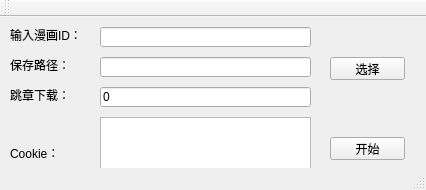
<?xml version="1.0" encoding="UTF-8"?>
<ui version="4.0">
 <class>BIlibiliComicClass</class>
 <widget class="QMainWindow" name="BIlibiliComicClass">
  <property name="geometry">
   <rect>
    <x>0</x>
    <y>0</y>
    <width>426</width>
    <height>190</height>
   </rect>
  </property>
  <property name="windowTitle">
   <string>BIlibiliComic</string>
  </property>
  <widget class="QWidget" name="centralWidget">
   <widget class="QLineEdit" name="savePathLineEdit">
    <property name="geometry">
     <rect>
      <x>100</x>
      <y>40</y>
      <width>211</width>
      <height>20</height>
     </rect>
    </property>
   </widget>
   <widget class="QPushButton" name="chooseSavePathBtn">
    <property name="geometry">
     <rect>
      <x>330</x>
      <y>40</y>
      <width>75</width>
      <height>23</height>
     </rect>
    </property>
    <property name="text">
     <string>选择</string>
    </property>
   </widget>
   <widget class="QLabel" name="label">
    <property name="geometry">
     <rect>
      <x>10</x>
      <y>40</y>
      <width>71</width>
      <height>16</height>
     </rect>
    </property>
    <property name="text">
     <string>保存路径：</string>
    </property>
   </widget>
   <widget class="QLineEdit" name="comicIDLineEdit">
    <property name="geometry">
     <rect>
      <x>100</x>
      <y>10</y>
      <width>211</width>
      <height>20</height>
     </rect>
    </property>
   </widget>
   <widget class="QLabel" name="label_2">
    <property name="geometry">
     <rect>
      <x>10</x>
      <y>10</y>
      <width>81</width>
      <height>16</height>
     </rect>
    </property>
    <property name="text">
     <string>输入漫画ID：</string>
    </property>
   </widget>
   <widget class="QLabel" name="label_3">
    <property name="geometry">
     <rect>
      <x>10</x>
      <y>70</y>
      <width>81</width>
      <height>16</height>
     </rect>
    </property>
    <property name="text">
     <string>跳章下载：</string>
    </property>
   </widget>
   <widget class="QLineEdit" name="jumpCapLineEdit">
    <property name="geometry">
     <rect>
      <x>100</x>
      <y>70</y>
      <width>211</width>
      <height>20</height>
     </rect>
    </property>
    <property name="text">
     <string>0</string>
    </property>
   </widget>
   <widget class="QPushButton" name="startWorkBtn">
    <property name="geometry">
     <rect>
      <x>330</x>
      <y>120</y>
      <width>75</width>
      <height>23</height>
     </rect>
    </property>
    <property name="text">
     <string>开始</string>
    </property>
   </widget>
   <widget class="QTextEdit" name="cookieTextEdit">
    <property name="geometry">
     <rect>
      <x>100</x>
      <y>100</y>
      <width>211</width>
      <height>61</height>
     </rect>
    </property>
   </widget>
   <widget class="QLabel" name="label_4">
    <property name="geometry">
     <rect>
      <x>10</x>
      <y>130</y>
      <width>54</width>
      <height>12</height>
     </rect>
    </property>
    <property name="text">
     <string>Cookie：</string>
    </property>
   </widget>
  </widget>
  <widget class="QMenuBar" name="menuBar">
   <property name="geometry">
    <rect>
     <x>0</x>
     <y>0</y>
     <width>426</width>
     <height>23</height>
    </rect>
   </property>
  </widget>
  <widget class="QToolBar" name="mainToolBar">
   <attribute name="toolBarArea">
    <enum>TopToolBarArea</enum>
   </attribute>
   <attribute name="toolBarBreak">
    <bool>false</bool>
   </attribute>
  </widget>
  <widget class="QStatusBar" name="statusBar"/>
 </widget>
 <layoutdefault spacing="6" margin="11"/>
 <resources>
  <include location="BIlibiliComic.qrc"/>
 </resources>
 <connections/>
</ui>
